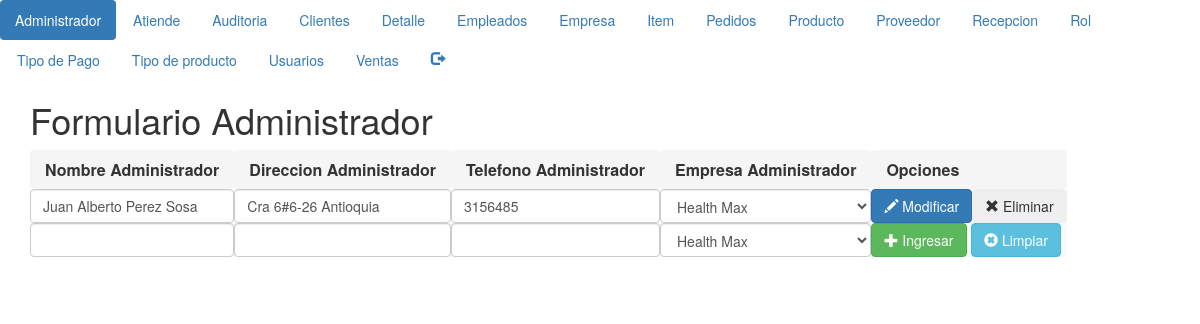
The page /formularioadministrador.php (signed in) on the database its author committed.
### tables this page shows
CREATE TABLE IF NOT EXISTS `administrador` (
  `IdAdministrador` mediumint(9) NOT NULL,
  `NombreAdministrador` varchar(35) NOT NULL,
  `DireccionAdministrador` varchar(25) NOT NULL,
  `TelefonoAdministrador` int(11) NOT NULL,
  `IdEmpresaAdministrador` mediumint(9) NOT NULL
);

CREATE TABLE IF NOT EXISTS `empresa` (
  `IdEmpresa` mediumint(9) NOT NULL,
  `NombreEmpresa` varchar(45) NOT NULL,
  `TipoEmpresa` varchar(25) NOT NULL,
  `DireccionEmpresa` varchar(35) NOT NULL,
  `TelefonoEmpresa` int(11) NOT NULL
);

### administrador.php (called while the page is built, shortened)
<?php
    class Administrador{
        private $_conexion;
        private $_paginacion = 10;
        function __construct($conexion,$IdAdministrador,$NombreAdministrador,$DireccionAdministrador,$TelefonoAdministrador,$IdEmpresaAdministrador){
            $this->_conexion = $conexion;
        }
        function listar($pagina){
            if ($pagina<=0){
                $listado = mysqli_query($this->_conexion,"SELECT * FROM administrador ORDER BY IdAdministrador");
            }else{
                $paginacionMax = $pagina * $this->_paginacion;
                $paginacionMin = $paginacionMax - $this->_paginacion;
                $listado = mysqli_query($this->_conexion,"SELECT * FROM administrador ORDER BY IdAdministrador LIMIT $paginacionMin, $paginacionMax") or die (mysqli_error($this->_conexion));
            }
            return $listado;
        }
        function getPermiso($idUsuario){
            $permisos=mysqli_query($this->_conexion,"SELECT ".static::class."rol AS elPermiso FROM rol WHERE IdRol IN(SELECT IdRolUsuario FROM Usuario WHERE IdUsuario = $idUsuario)");
            $unRegistro=mysqli_fetch_array($permisos);
            return $unRegistro["elPermiso"];
        }
    }
?>

### empresa.php (called while the page is built, shortened)
<?php
    class Empresa{
        private $_conexion;
        private $_paginacion = 10;
        function __construct($conexion,$IdEmpresa,$NombreEmpresa,$TipoEmpresa,$DireccionEmpresa,$TelefonoEmpresa){
            $this->_conexion = $conexion;
        }
        function listar($pagina){
            if ($pagina<=0){
                $listado = mysqli_query($this->_conexion,"SELECT * FROM empresa ORDER BY IdEmpresa");
            }else{
                $paginacionMax = $pagina * $this->_paginacion;
                $paginacionMin = $paginacionMax - $this->_paginacion;
                $listado = mysqli_query($this->_conexion,"SELECT * FROM empresa ORDER BY IdEmpresa LIMIT $paginacionMin, $paginacionMax") or die (mysqli_error($this->_conexion));
            }
            return $listado;
        }
    }
?>

### formularioadministrador.php (the view, shortened to what this page needs)
<?php
    if (isset($_SESSION['id'])){
?>
<html>
<head>
<link rel="stylesheet" href="https://maxcdn.bootstrapcdn.com/bootstrap/3.3.7/css/bootstrap.min.css">
<body>
    <?php
        include_once("menu.php");
        $pagina = (isset($_GET['pag']))?$_GET['pag']:"1";
    ?>
    <div class="container">
    <header>
        <h1>Formulario Administrador</h1>
    </header>
    <table class="table-striped">
    <tbody>
        <tr>
        <th scope="col" class="breadcrumb">Nombre Administrador</th>
        <th scope="col" class="breadcrumb">Direccion Administrador</th>
        <th scope="col" class="breadcrumb">Telefono Administrador</th>
        <th scope="col" class="breadcrumb">Empresa Administrador</th>
        <th scope="col" class="breadcrumb">Opciones</th>
        </tr>
<?php
        include_once("../Modelo/conexion.php");
        $objetoConexion = new conexion();
        $conexion = $objetoConexion->conectar();
        include_once("../Modelo/empresa.php");
        $objetoEmpresa = new Empresa($conexion,0,'nombreempresa','tipoempresa','direccionempresa','telefonoempresa');
        $listaEmpresas = $objetoEmpresa->listar(0);
        include_once("../Modelo/administrador.php");
        $objetoAdministrador = new Administrador($conexion,0,'nombreadministrador','direccionadministrador','telefonoadministrador','idempresaadministrador');
        $listaAdministradores = $objetoAdministrador->listar($pagina);
        $permiso = $objetoAdministrador->getPermiso($_SESSION['id']);
if (stripos($permiso,"r")!==false){
        while($unRegistro = mysqli_fetch_array($listaAdministradores)){
            echo '<tr><form id="fModificarAdministrador"'.$unRegistro["IdAdministrador"].' action="../Controlador/Controladoradministrador.php" method="post">';
            echo '<td><input type="hidden" name="fIdAdministrador"         value="'.$unRegistro['IdAdministrador'].'">';
            echo '    <input type="text" class="form-control" name="fNombreAdministrador"      value="'.$unRegistro['NombreAdministrador'].'"></td>';
            echo '<td><input type="text" class="form-control" name="fDireccionAdministrador"       value="'.$unRegistro['DireccionAdministrador'].'"></td>';
            echo '<td><input type="text" class="form-control" name="fTelefonoAdministrador"  value="'.$unRegistro['TelefonoAdministrador'].'"></td>';
            echo '<td><select name="fIdEmpresaAdministrador" class="form-control">';
            while($otroRegistro = mysqli_fetch_array($listaEmpresas)){
                echo "<option value='{$otroRegistro['IdEmpresa']}'";
                if($unRegistro['IdEmpresaAdministrador']==$otroRegistro['IdEmpresa']){
                    echo " selected ";
                }
                echo ">{$otroRegistro['NombreEmpresa']}</option>";
            }
            mysqli_data_seek($listaEmpresas,0);
            echo '</select></td>';
            echo '<td>';
            if (stripos($permiso,"u")!==false){
                echo '<button type="submit" class="btn btn-primary" name="fEnviar" value="Modificar"><span class="glyphicon glyphicon-pencil" aria-hidden="true"></span> Modificar</button>';
            }
            if (stripos($permiso,"d")!==false){
                echo '<button type="submit" class="btn btn-secondary" name="fEnviar" value="Eliminar"><span class="glyphicon glyphicon-remove" aria-hidden="true"></span> Eliminar</button>';
            }
            echo '</td>';
            echo '</form></tr>';
        }
}
    ?>
        <?php
        if (stripos($permiso,"c")!==false){
        ?>
            <tr><form id="fIngresarAdministrador" action="../Controlador/Controladoradministrador.php" method="post">
                <td><input type="hidden" name="fIdAdministrador" value="0">
                    <input type="text" class="form-control" name="fNombreAdministrador"></td>
                <td><input type="text" class="form-control" name="fDireccionAdministrador"></td>
                <td><input type="text" class="form-control" name="fTelefonoAdministrador"></td>
                <td><select class="form-control" name="fIdEmpresaAdministrador">
            <?php
                    while($otroRegistro = mysqli_fetch_array($listaEmpresas)){
                       echo "<option value='{$otroRegistro['IdEmpresa']}'>{$otroRegistro['NombreEmpresa']}</option>";
                    }
            ?>
                </select></td>
                <td><button type="submit" class="btn btn-success" name="fEnviar" value="Ingresar"><span class="glyphicon glyphicon-plus" aria-hidden="true"></span> Ingresar</button>
                    <button type="reset" class="btn btn-info" name="fEnviar" value="Limpiar"><span class="glyphicon glyphicon-remove-sign" aria-hidden="true"></span> Limpiar</button></td>
                </form></tr>
        <?php
        }
        ?>
        </tbody>
    </table>
    <nav></nav>
</div>
</body>
</html>
<?php
    }else{
        header("location:../index.html");
    }
?>

### rows shown on the page
administrador: fNombreAdministrador "Juan Alberto Perez Sosa", fDireccionAdministrador "Cra 6#6-26 Antioquia", fTelefonoAdministrador "3156485", fIdEmpresaAdministrador "Health Max"

### other values the page prints
form field fIdEmpresaAdministrador "Health Max"
